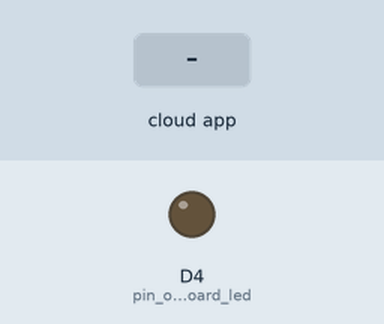
Recording of a sketch running on a simulated ESP8266 (NodeMCU). On the bench: output pins drawn as LEDs (lit = HIGH). The test bench sets the inputs (shaded band).

Above: at 1.2 s.
1.3 s: the phone or cloud app sets led to 0
At 2.2 s:
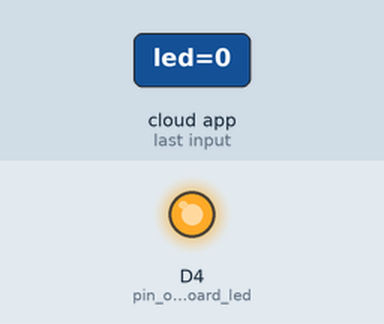
2.8 s: the phone or cloud app sets led to 1
At 3.3 s:
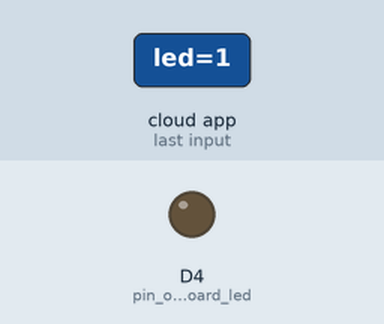
Timing chart, 0 to 5.8 s (numbered marks = the images above; inputs shaded):
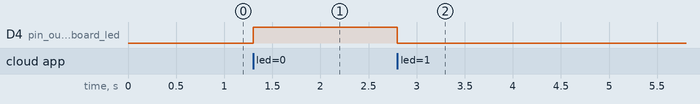

Measured:
- after the input at 1.3 s, D4 (pin_output_for_board_led): LOW → HIGH at once
- after the input at 2.8 s, D4 (pin_output_for_board_led): HIGH → LOW at once

The sketch:

IFTTT_Sensors.ino
```cpp
#include <SPI.h>
#include <ESP8266WiFi.h>
#include <ThingerWifi.h>
#include <Wire.h>

// SHT15
#include <SHT1x.h>

// Pressure
#include <Adafruit_BMP085.h>

// HMC5883 Magnetometer
#include <Adafruit_Sensor.h>
#include <Adafruit_HMC5883_U.h>

// Thinger config
#define USERNAME "jyounnim@gmail.com"
#define DEVICE_ID "esp8266"
#define DEVICE_CREDENTIAL "humax1234"

// Wifi config
#define SSID "LeTV_Butler"
#define SSID_PASSWORD "MeebleLabs"

// Specify data and clock connections and instantiate SHT1x object
#define dataPin  D1
#define clockPin D2
SHT1x sht1x(dataPin, clockPin);

// Pressure Sensor
Adafruit_BMP085 bmp;

// Analog input for UV Index
int ReadUVintensityPin = A0; //Output from the sensor

// Magnetometer
Adafruit_HMC5883_Unified mag = Adafruit_HMC5883_Unified(12345);

// Thinger instance
ThingerWifi thing(USERNAME, DEVICE_ID, DEVICE_CREDENTIAL);

void setup() {
  // initialize I2C in NodeMCU in D4 and D5
  Wire.begin(D4, D5);

  bmp.begin();  // initialize bmp sensor
  mag.begin();  // initialize magnemotemter
  pinMode(ReadUVintensityPin, INPUT); // pin mode for uv index
  pinMode(BUILTIN_LED, OUTPUT); // pin output for board led

  // initialize here thinger wifi and resources
  thing.add_wifi(SSID, SSID_PASSWORD);

  // led resource
  thing["led"] << [](pson& in){ digitalWrite(BUILTIN_LED, in ? LOW : HIGH); };

  thing["temperature"] >> [](pson& out){
    out = sht1x.readTemperatureC();
  };

  thing["humidity"] >> [](pson& out){
    out = sht1x.readHumidity();
  };

  thing["temp_bmp"] >> [](pson& out){
    out = bmp.readTemperature();
  };

  thing["pressure"] >> [](pson& out){
    out = bmp.readPressure();
  };

  thing["altitude"] >> [](pson& out){
    out = bmp.readAltitude(101500);
  };

  thing["uv_index"] >> [](pson& out){
    int uvLevel = averageAnalogRead(ReadUVintensityPin, 8);
    float outputVoltage = 3.3 * uvLevel/1024;
    out = mapfloat(outputVoltage, 0.99, 2.9, 0.0, 15.0);
  };

  thing["heading"] >> [](pson& out){
    sensors_event_t event;
    mag.getEvent(&event);
    float heading = atan2(event.magnetic.y, event.magnetic.x);
    // Once you have your heading, you must then add your 'Declination Angle', which is the 'Error' of the magnetic field in your location.
    // Find yours here: http://www.magnetic-declination.com/
    // If you cannot find your Declination, comment out these two lines, your compass will be slightly off.
    float declinationAngle = 0.0168715; // declination angle in radians (for madrid)
    heading += declinationAngle;

    // Correct for when signs are reversed.
    if(heading < 0) heading += 2*PI;

    // Check for wrap due to addition of declination.
    if(heading > 2*PI) heading -= 2*PI;

    // Convert radians to degrees for readability.
    out = heading * 180/M_PI;
  };
}

// our loop will only call the thing handle
void loop() {
  thing.handle();
}

// average analog reading for more stable input
int averageAnalogRead(int pinToRead, byte numberOfReadings)
{
  unsigned int runningValue = 0;
  for(int x = 0 ; x < numberOfReadings ; x++){
    runningValue += analogRead(pinToRead);
  }
  return runningValue / numberOfReadings;
}

//The Arduino Map function but for floats
//From: http://forum.arduino.cc/index.php?topic=3922.0
float mapfloat(float x, float in_min, float in_max, float out_min, float out_max)
{
  return (x - in_min) * (out_max - out_min) / (in_max - in_min) + out_min;
}
```
